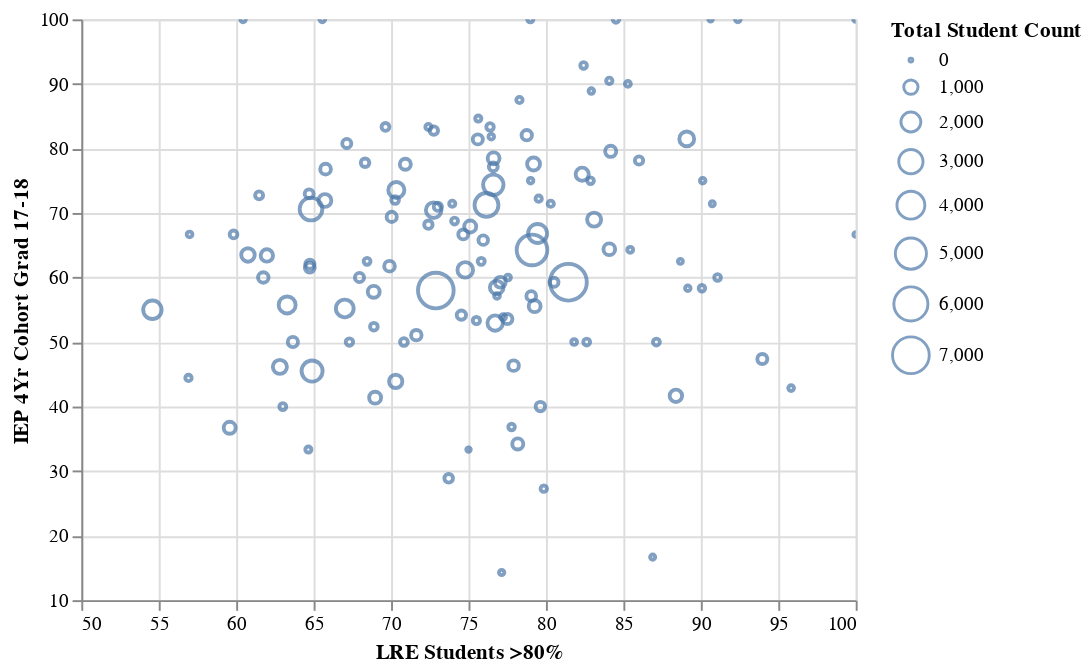

Source (notebook cell):
### Code cell
alt.Chart(df).mark_point().encode(
#     x='LRE Students >80%',
#     y='IEP 4Yr Cohort Grad 17-18',
    alt.X('LRE Students >80%',
        scale=alt.Scale(zero=False)
    ),
    alt.Y('IEP 4Yr Cohort Grad 17-18',
        scale=alt.Scale(zero=False)
    ),
    size='Total Student Count',
    tooltip=['Institution Name', 'Total Student Count', 'LRE Students >80%', 'IEP 4Yr Cohort Grad 17-18']
).interactive()

### Figure 1 — Vega-Lite specification as saved in the notebook (floating-point values rounded to 4 significant figures; data arrays with more than 128 entries replaced by an {"elided": "..."} marker saying what was removed)
{"config": {"view": {"continuousWidth": 400, "continuousHeight": 300}}, "data": {"name": "data-a30893b0dcdc34d2e001ea0157189f90"}, "mark": "point", "encoding": {"size": {"type": "quantitative", "field": "Total Student Count"}, "tooltip": [{"type": "nominal", "field": "Institution Name"}, {"type": "quantitative", "field": "Total Student Count"}, {"type": "quantitative", "field": "LRE Students >80%"}, {"type": "quantitative", "field": "IEP 4Yr Cohort Grad 17-18"}], "x": {"type": "quantitative", "field": "LRE Students >80%", "scale": {"zero": false}}, "y": {"type": "quantitative", "field": "IEP 4Yr Cohort Grad 17-18", "scale": {"zero": false}}}, "selection": {"selector001": {"type": "interval", "bind": "scales", "encodings": ["x", "y"]}}, "$schema": "https://vega.github.io/schema/vega-lite/v4.8.1.json", "datasets": {"data-a30893b0dcdc34d2e001ea0157189f90": {"elided": "196 records"}}}
